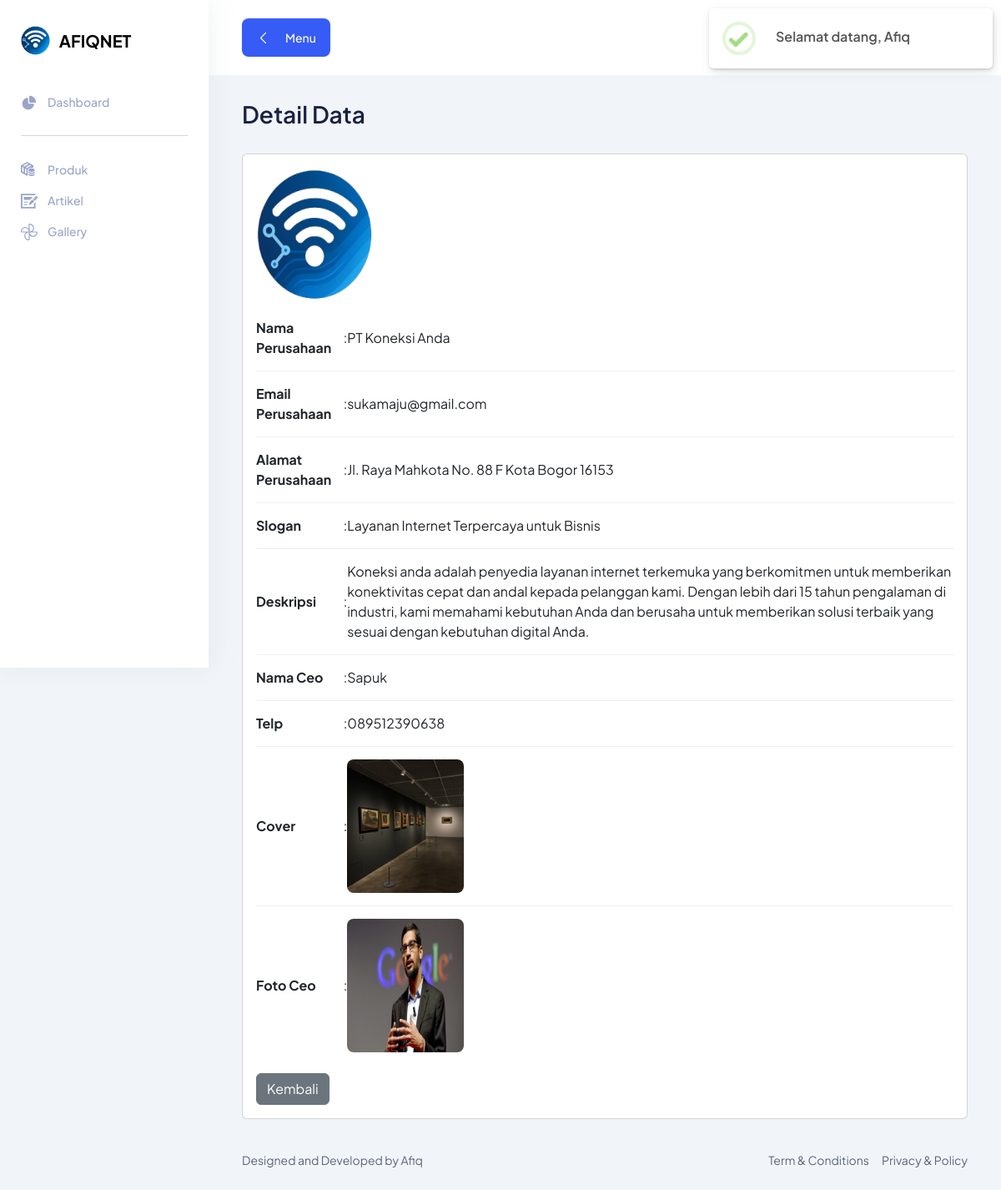
The app's page /backend/index.php?page=profil_detail&id_detail=1 (signed in) with its own data.
### tables this page shows
CREATE TABLE `profile` (
  `id` int NOT NULL,
  `nama_perusahaan` varchar(30) NOT NULL,
  `logo` varchar(30) NOT NULL,
  `slogan` varchar(100) NOT NULL,
  `deskripsi` text NOT NULL,
  `nama_ceo` varchar(100) NOT NULL,
  `telp` varchar(30) NOT NULL,
  `cover` varchar(30) NOT NULL,
  `foto_ceo` varchar(30) NOT NULL,
  `email_perusahaan` varchar(50) NOT NULL,
  `alamat_perusahaan` text NOT NULL
);

### backend/profil_detail.php (the view)
<?php
$id = $_GET['id_detail'];
$query = mysqli_query($konek, "SELECT * FROM profile WHERE id = '$id'");
$br = mysqli_fetch_assoc($query);
?>
<section class="section">
    <div class="container-fluid">
        <div class="title-wrapper pt-30">
            <div class="row align-items-center">
                <div class="col-md-6">
                    <div class="title">
                        <h2>Detail Data</h2>
                    </div>
                </div>
            </div>
        </div>
        <div class="card col-md-12">
            <div class="card-body">
                <img src="img/profile/<?= $br['logo']; ?>" width="140" height="160" class="rounded-3" alt="Gambar Artikel">
                <table class="table">
                    <tr>
                        <th>Nama Perusahaan</th>
                        <td>:</td>
                        <td><?= $br['nama_perusahaan'] ?></td>
                    </tr>
                    <tr>
                        <th>Email Perusahaan</th>
                        <td>:</td>
                        <td><?= $br['email_perusahaan'] ?></td>
                    </tr>
                    <tr>
                        <th>Alamat Perusahaan</th>
                        <td>:</td>
                        <td><?= $br['alamat_perusahaan'] ?></td>
                    </tr>
                    <tr>
                        <th>Slogan</th>
                        <td>:</td>
                        <td><?= $br['slogan'] ?></td>
                    </tr>
                    <tr>
                        <th>Deskripsi</th>
                        <td>:</td>
                        <td><?= $br['deskripsi'] ?></td>
                    </tr>
                    <tr>
                        <th>Nama Ceo</th>
                        <td>:</td>
                        <td><?= $br['nama_ceo'] ?></td>
                    </tr>
                    <tr>
                        <th>Telp</th>
                        <td>:</td>
                        <td><?= $br['telp'] ?></td>
                    </tr>
                    <tr>
                        <th>Cover</th>
                        <td>:</td>
                        <td><img src="img/profile/<?= $br['cover'] ?>" alt="Cover Profile" width="140" height="160" class="rounded-3"></td>
                    </tr>
                    <tr>
                        <th>Foto Ceo</th>
                        <td>:</td>
                        <td><img src="img/profile/<?= $br['foto_ceo'] ?>" alt="Foto Ceo" width="140" height="160" class="rounded-3"></td>
                    </tr>
                </table>
                <a href="?page=profil" class="btn btn-secondary mt-2">Kembali</a>
            </div>
        </div>
    </div>
</section>

### backend/assets/css/fullcalendar.css (style rules this page uses)
:root { --fc-daygrid-event-dot-width:8px;--fc-list-event-dot-width:10px;--fc-list-event-hover-bg-color:#f5f5f5 }

### backend/assets/css/dataTables.css (style rules this page uses)
:root { --dt-row-selected: 13, 110, 253; --dt-row-selected-text: 255, 255, 255; --dt-row-selected-link: 9, 10, 11; --dt-row-stripe: 0, 0, 0; --dt-row-hover: 0, 0, 0; --dt-column-ordering: 0, 0, 0; --dt-html-background: white; }
:root { --dt-row-hover-alpha: 0.035; --dt-row-stripe-alpha: 0.023; --dt-column-ordering-alpha: 0.019; --dt-row-selected-stripe-alpha: 0.923; --dt-row-selected-column-ordering-alpha: 0.919; }

### records on screen
profile: logo (picture), nama_perusahaan "PT Koneksi Anda", email_perusahaan "sukamaju@gmail.com", alamat_perusahaan "Jl. Raya Mahkota No. 88 F Kota Bogor 16153", slogan "Layanan Internet Terpercaya untuk Bisnis", deskripsi "Koneksi anda adalah penyedia layanan internet terkemuka yang berkomitmen untuk memberikan konektivitas cepat dan andal kepada pelanggan kami. Dengan lebih dari 15 tahun pengalaman di industri, kami memahami kebutuhan Anda dan berusaha untuk memberikan solusi terbaik yang sesuai dengan kebutuhan digital Anda.", nama_ceo "Sapuk", telp "089512390638", cover (picture), foto_ceo (picture)
